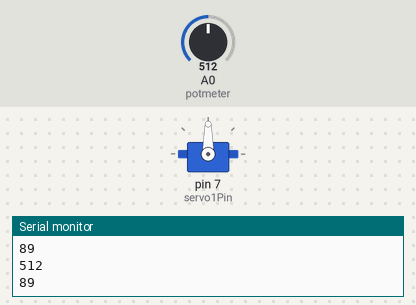
The sketch below on a simulated Arduino Uno, built with avr-gcc and run on an emulated ATmega328P. Shown: servo, the last lines printed to the serial monitor. The test bench sets the inputs (shaded band); at power-on: A0 (potmeter) = 512.

Above: at 2.9 s.
3.0 s: A0 (potmeter) set to 716
At 4.43 s:
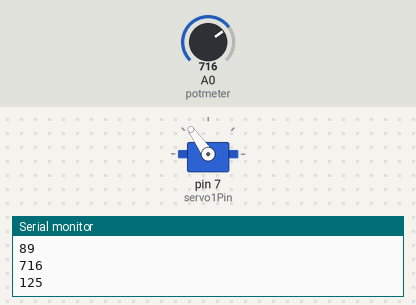
9.3 s: A0 (potmeter) set to 900
15.6 s: A0 (potmeter) set to 1023
21.9 s: A0 (potmeter) set to 306
27.7 s: A0 (potmeter) set to 122
34.0 s: A0 (potmeter) set to 511
Timing chart, 0 to 40.8 s (numbered marks = the images above; inputs shaded):
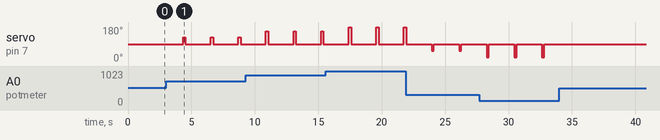

Measured:
- by itself, servo on pin 7 (servo1Pin): alternates 90° for 2.0 s and 89° for 0.18 s

The sketch:

Pot_with_Servo.ino
```cpp
#include<Servo.h>

int val;
int potmeter = A0;
Servo servo1;
int servo1Pin = 7;

void setup() {
  // put your setup code here, to run once:
  servo1.attach(servo1Pin);
  pinMode(potmeter, INPUT);
  Serial.begin(9600);

}

void loop() {
  // put your main code here, to run repeatedly:
  val = analogRead(potmeter);
  Serial.println(val);
  val = map(val, 0, 1023, 0, 179);
  Serial.println(val);
  servo1.write(val);
  delay(175);
  servo1.write(90);
  delay(2000);

}
```
